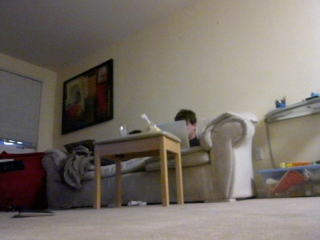
#> input picture beaglebone/mjpg_streamer/image.jpg, 320 x 240 px, given in place of the camera
$ python webcam_track.py   (Python 2 division)
#> lines starting #> are read from the running program, lines starting #| are printed output that depends on the picture
#> in get_coordinates, frame is the input picture: shape (240, 320, 3); mean B, G, R 103.7, 111.5, 119.3
import copy
import cv2
import cv2.cv as cv
import numpy as np

AREA_THRESH = 5


class TargetTracker(object):
    def __init__(self):
        self.cap = cv2.VideoCapture(0)
        self.cap.set(cv.CV_CAP_PROP_FPS, 30)
        self.cap.set(cv.CV_CAP_PROP_FRAME_WIDTH, 320)
        self.cap.set(cv.CV_CAP_PROP_FRAME_HEIGHT, 240)


    def detect_target(self, frame):
        small = cv2.resize(frame, (0,0), fx=0.2, fy=0.2)
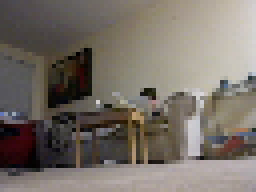
#> small: shape (48, 64, 3) (shown 4 times larger); mean B, G, R 103.4, 111.2, 119.1

        # Convert BGR to HSV
        hsv = cv2.cvtColor(small, cv2.COLOR_BGR2HSV)
#> hsv: shape (48, 64, 3); mean H, S, V 40.9, 48.4, 119.7

        # define range of desired color in HSV
        lower_thresh = np.array([60, 100, 220], dtype=np.uint8)
        upper_thresh = np.array([100, 255, 255], dtype=np.uint8)

        # Threshold the HSV image to get only desired colors
        mask = cv2.inRange(hsv, lower_thresh, upper_thresh)
#> mask: shape (48, 64); every value is 0

        contours, _ = cv2.findContours(copy.copy(mask), cv2.RETR_TREE, cv2.CHAIN_APPROX_SIMPLE)
#> contours = []
        largest_area = 0
        largest_cnt = None
        for cnt in contours:
            area = cv2.contourArea(cnt)
            print area
            if area > AREA_THRESH and area > largest_area:
                largest_area = area
                largest_cnt = cnt
#> this loop made 0 passes
#> after the loop, largest_area = 0

        if largest_cnt is not None:
            (x, y), radius = cv2.minEnclosingCircle(largest_cnt)
            center = (int(x), int(y))
            return center
            # radius = int(radius)
            # cv2.circle(frame, center, radius, (0, 0, 255), thickness=10)

        return None

    def get_coordinates(self):
        while(True):
            print '--'
            # Take each frame
            _, frame = self.cap.read()

            print self.detect_target(frame)
#| None

            # [11 lines of commented-out code are left out]

t = TargetTracker()
t.get_coordinates()
